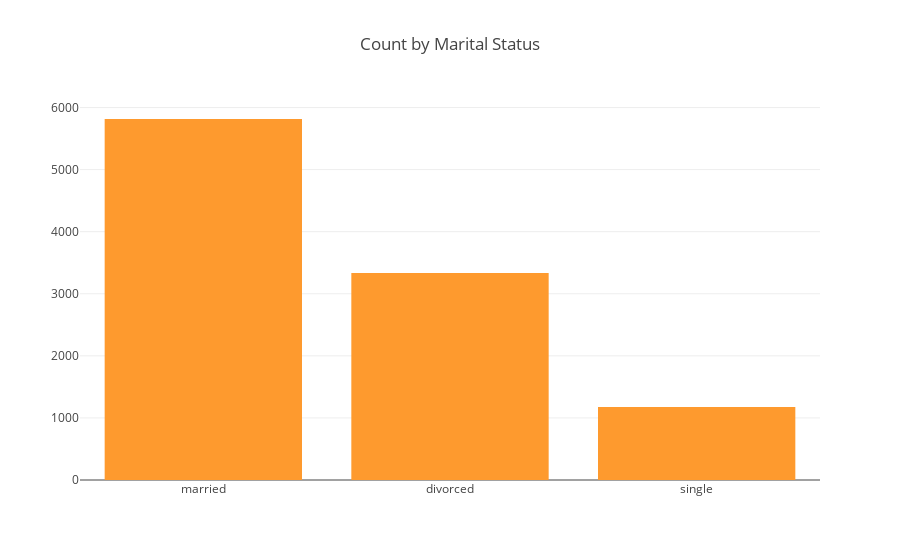

Notebook code for this chart:
### Code cell
vals = df['marital'].value_counts().tolist()
labels = ['married', 'divorced', 'single']

data = [go.Bar(
            x=labels,
            y=vals,
    marker=dict(
    color="#FE9A2E")
    )]

layout = go.Layout(
    title="Count by Marital Status",
)

fig = go.Figure(data=data, layout=layout)



iplot(fig, filename='basic-bar')

### Figure 1 — Plotly figure (JSON) as saved in the notebook; plotly's stock layout.template omitted (floating-point values rounded to 4 significant figures)
{"data": [{"marker": {"color": "#FE9A2E"}, "x": ["married", "divorced", "single"], "y": [5815, 3336, 1174], "type": "bar", "uid": "ca975a5a-1c65-4d15-b77e-6fd8ab840c40"}], "layout": {"title": {"text": "Count by Marital Status"}, "xaxis": {"type": "category", "range": [-0.5, 2.5], "autorange": true}, "yaxis": {"type": "linear", "range": [0, 6121.0], "autorange": true}, "autosize": true}}
